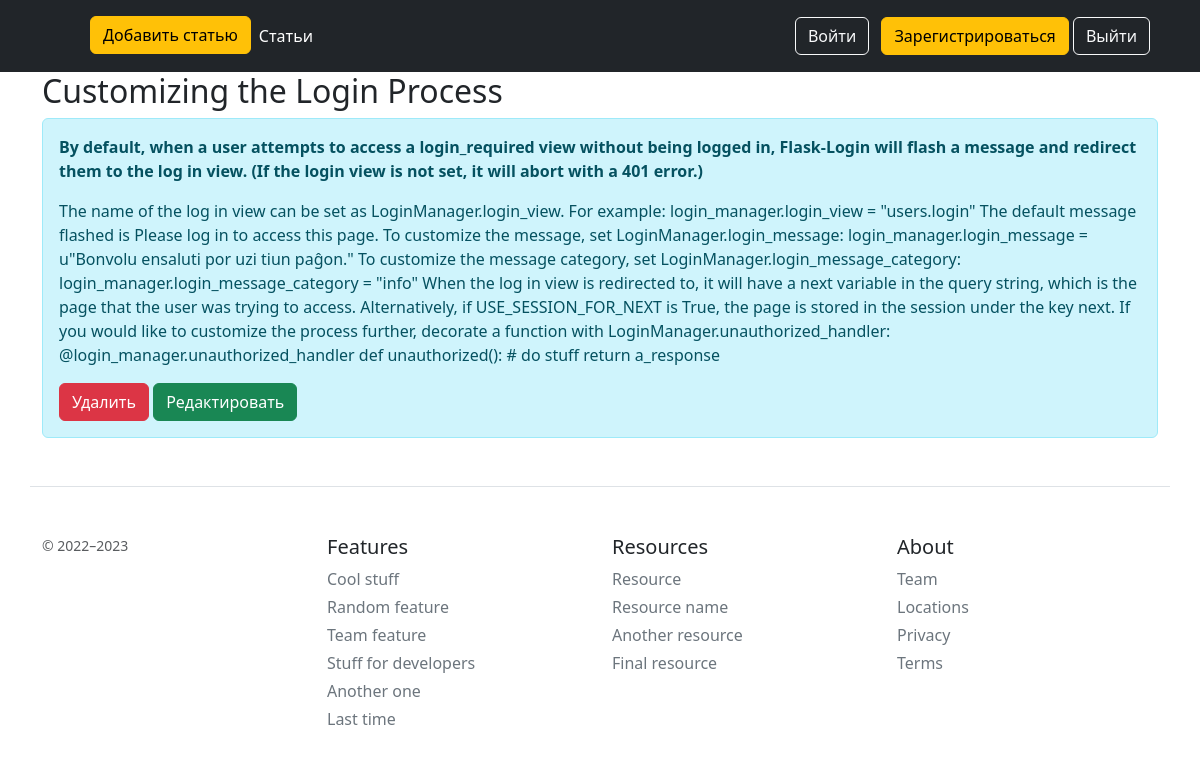
Page /posts/1 (signed in) on the committed database.
### app/models.py (models this page shows, shortened)
class Article(db.Model):
    id = db.Column(db.Integer, primary_key=True)
    intro = db.Column(db.String(300), nullable=False)
    title = db.Column(db.String(100), nullable=False)
    text = db.Column(db.Text, nullable=False)
    date = db.Column(db.DateTime, default=datetime.utcnow)

### app/routes.py (the view)
@app.route('/posts/<int:id>')
@login_required
def post_id(id):
    article = Article.query.get(id)
    return render_template("post_id.html", article=article)

### app/routes.py (called while the page is built)
@manager.user_loader
def load_user(user_id):
    return User.query.get(user_id)

@app.after_request
def redirect_to_signin(response):
    if response.status_code == 401:
        return redirect(url_for('login') + '?next=' + request.url)
    return response

### app/templates/post_id.html (shortened to what this page needs)
{% extends 'base.html' %}
{% block body %}
<div>
    <h2>{{ article.title }}</h2>
    <div class="alert alert-info">
        <b><p>{{ article.intro }}</p></b>
        <p>{{ article.text }}</p>
        <a href="/posts/{{ article.id }}/del" class="btn btn-danger">Удалить</a>
        <a href="/posts/{{ article.id }}/update" class="btn btn-success">Редактировать</a>
    </div>
</div>
{% endblock %}

### rows in the picture
Article: title "Customizing the Login Process", intro "By default, when a user attempts to access a login_required view without being logged in, Flask-Login will flash a message and redirect them to the log in view. (If the login view is not set, it will abort with a 401 error.)", text "The name of the log in view can be set as LoginManager.login_view. For example: login_manager.login_view = \"users.login\" The default message flashed is Please log in to access this page. To customize the message, set LoginManager.login_message: login_manager.login_message = u\"Bonvolu ensaluti por uzi tiun paĝon.\" To customize the message category, set LoginManager.login_message_category: login_manager.login_message_category = \"info\" When the log in view is redirected to, it will have a next variable in the query string, which is the page that the user was trying to access. Alternatively, if USE_SESSION_FOR_NEXT is True, the page is stored in the session under the key next. If you would like…"
